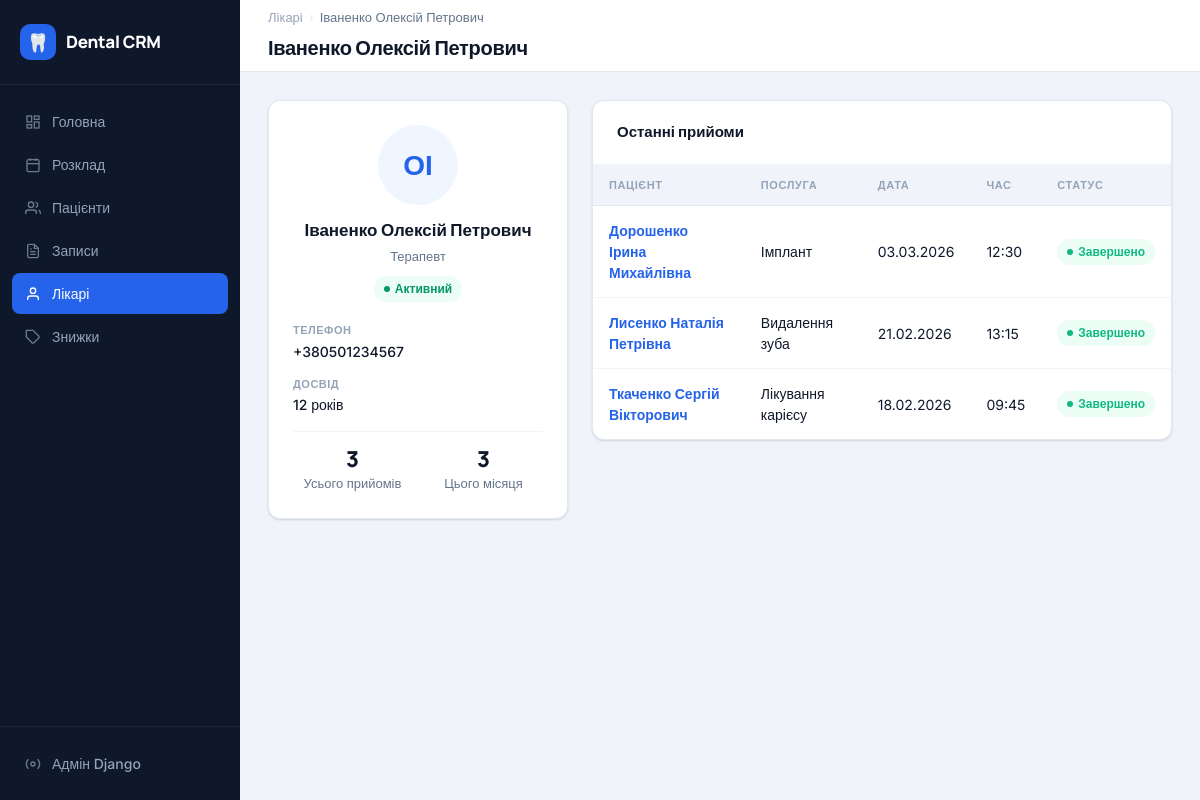
The page /doctors/1/ on the database its author committed.
### core/models.py (models this page shows, shortened)
class Doctor(models.Model):
    SPECIALIZATION_CHOICES = [
        ('therapist', 'Терапевт'),
        ('surgeon', 'Хірург'),
        ('orthodontist', 'Ортодонт'),
        ('periodontist', 'Пародонтолог'),
        ('pediatric', 'Дитячий стоматолог'),
        ('orthopedist', 'Ортопед'),
    ]
    first_name = models.CharField('Ім\'я', max_length=100)
    last_name = models.CharField('Прізвище', max_length=100)
    patronymic = models.CharField('По батькові', max_length=100, blank=True)
    specialization = models.CharField('Спеціалізація', max_length=50, choices=SPECIALIZATION_CHOICES)
    phone = models.CharField('Телефон', max_length=20, blank=True)
    email = models.EmailField('Email', blank=True)
    photo = models.ImageField('Фото', upload_to='doctors/', blank=True, null=True)
    experience_years = models.IntegerField('Досвід (років)', default=0)
    is_active = models.BooleanField('Активний', default=True)
    created_at = models.DateTimeField(auto_now_add=True)
    class Meta:
        verbose_name = 'Лікар'
        verbose_name_plural = 'Лікарі'
        ordering = ['last_name', 'first_name']
    @property
    def full_name(self):
        parts = [self.last_name, self.first_name, self.patronymic]
        return ' '.join(p for p in parts if p).strip()

class Appointment(models.Model):
    STATUS_CHOICES = [
        ('pending', 'Очікує'),
        ('in_progress', 'В процесі'),
        ('completed', 'Завершено'),
        ('cancelled', 'Скасовано'),
    ]
    patient = models.ForeignKey(
        Patient, on_delete=models.CASCADE,
        related_name='appointments', verbose_name='Пацієнт'
    )
    doctor = models.ForeignKey(
        Doctor, on_delete=models.CASCADE,
        related_name='appointments', verbose_name='Лікар'
    )
    service = models.ForeignKey(
        Service, on_delete=models.CASCADE, verbose_name='Послуга'
    )
    discount = models.ForeignKey(
        Discount, on_delete=models.SET_NULL,
        null=True, blank=True, verbose_name='Знижка'
    )
    date = models.DateField('Дата')
    time = models.TimeField('Час')
    status = models.CharField('Статус', max_length=20, choices=STATUS_CHOICES, default='pending')
    notes = models.TextField('Примітки', blank=True)
    created_at = models.DateTimeField(auto_now_add=True)
    class Meta:
        verbose_name = 'Запис'
        verbose_name_plural = 'Записи'
        ordering = ['-date', '-time']

class Patient(models.Model):
    first_name = models.CharField('Ім\'я', max_length=100)
    last_name = models.CharField('Прізвище', max_length=100)
    patronymic = models.CharField('По батькові', max_length=100, blank=True)
    phone = models.CharField('Телефон', max_length=20)
    email = models.EmailField('Email', blank=True)
    date_of_birth = models.DateField('Дата народження', null=True, blank=True)
    address = models.TextField('Адреса', blank=True)
    notes = models.TextField('Примітки', blank=True)
    created_at = models.DateTimeField(auto_now_add=True)
    class Meta:
        verbose_name = 'Пацієнт'
        verbose_name_plural = 'Пацієнти'
        ordering = ['last_name', 'first_name']
    @property
    def full_name(self):
        parts = [self.last_name, self.first_name, self.patronymic]
        return ' '.join(p for p in parts if p).strip()

class Service(models.Model):
    CATEGORY_CHOICES = [
        ('therapy', 'Терапія'),
        ('surgery', 'Хірургія'),
        ('orthodontics', 'Ортодонтія'),
        ('prosthetics', 'Протезування'),
        ('hygiene', 'Гігієна'),
        ('diagnostics', 'Діагностика'),
    ]
    name = models.CharField('Назва послуги', max_length=200)
    category = models.CharField('Категорія', max_length=50, choices=CATEGORY_CHOICES, default='therapy')
    description = models.TextField('Опис', blank=True)
    price = models.DecimalField('Ціна (грн)', max_digits=10, decimal_places=2)
    duration_minutes = models.IntegerField('Тривалість (хв)', default=30)
    is_active = models.BooleanField('Активна', default=True)
    class Meta:
        verbose_name = 'Послуга'
        verbose_name_plural = 'Послуги'
        ordering = ['category', 'name']

### core/views.py (the view)
# urls.py: path('doctors/<int:pk>/', views.doctor_detail, name='doctor_detail'),
def doctor_detail(request, pk):
    doctor = get_object_or_404(Doctor, pk=pk)
    appointments = doctor.appointments.select_related(
        'patient', 'service'
    ).order_by('-date', '-time')[:20]
    return render(request, 'doctors/detail.html', {
        'doctor': doctor,
        'appointments': appointments,
        'active_page': 'doctors',
    })

### templates/doctors/detail.html (shortened to what this page needs)
{% extends "base.html" %}
{% block page_title %}{{ doctor.full_name }}{% endblock %}
{% block breadcrumb %}
<div class="breadcrumb">
  <a href="{% url 'doctor_list' %}">Лікарі</a>
  <span class="breadcrumb-sep">›</span>
  <span class="breadcrumb-current">{{ doctor.full_name }}</span>
</div>
{% endblock %}
{% block content %}
<div class="detail-layout">
  <div>
    <div class="card">
      <div class="card-body">
        <div style="text-align:center; margin-bottom:20px;">
          <div class="doctor-avatar" style="margin:0 auto 12px; width:80px; height:80px; font-size:28px;">
            {% if doctor.photo %}
              <img src="{{ doctor.photo.url }}" alt="{{ doctor.full_name }}">
            {% else %}
              {{ doctor.first_name|slice:":1" }}{{ doctor.last_name|slice:":1" }}
            {% endif %}
          </div>
          <div style="font-family:'Manrope',sans-serif; font-size:17px; font-weight:800;">{{ doctor.full_name }}</div>
          <div style="font-size:13px; color:var(--text-secondary); margin-top:4px;">{{ doctor.get_specialization_display }}</div>
          <div style="margin-top:8px;">
            {% if doctor.is_active %}
              <span class="badge badge-active">Активний</span>
            {% else %}
              <span class="badge badge-inactive">Неактивний</span>
            {% endif %}
          </div>
        </div>
        <div class="info-list">
          {% if doctor.phone %}
          <div class="info-item">
            <span class="info-label">Телефон</span>
            <span class="info-value">{{ doctor.phone }}</span>
          </div>
          {% endif %}
          <div class="info-item">
            <span class="info-label">Досвід</span>
            <span class="info-value">{{ doctor.experience_years }} років</span>
          </div>
        </div>
        <div class="divider"></div>
        <div style="display:grid; grid-template-columns:1fr 1fr; gap:12px; text-align:center;">
          <div>
            <div class="stat-value" style="font-size:22px;">{{ doctor.appointments.count }}</div>
            <div class="stat-label">Усього прийомів</div>
          </div>
          <div>
            <div class="stat-value" style="font-size:22px;">{{ doctor.appointments.filter.count|default:"0" }}</div>
            <div class="stat-label">Цього місяця</div>
          </div>
        </div>
      </div>
    </div>
  </div>
  <div class="card">
    <div class="card-header">
      <span class="card-title">Останні прийоми</span>
    </div>
    {% if appointments %}
    <div class="table-wrap">
      <table>
        <thead>
          <tr>
            <th>Пацієнт</th>
            <th>Послуга</th>
            <th>Дата</th>
            <th>Час</th>
            <th>Статус</th>
          </tr>
        </thead>
        <tbody>
          {% for appt in appointments %}
          <tr>
            <td>
              <a href="{% url 'patient_detail' appt.patient.pk %}" style="text-decoration:none;">
                <div class="name-primary" style="color:var(--primary);">{{ appt.patient.full_name }}</div>
              </a>
            </td>
            <td>{{ appt.service.name }}</td>
            <td>{{ appt.date|date:"d.m.Y" }}</td>
            <td>{{ appt.time|time:"H:i" }}</td>
            <td>
              {% if appt.status == 'completed' %}
                <span class="badge badge-success">Завершено</span>
              {% elif appt.status == 'pending' %}
                <span class="badge badge-warning">Очікує</span>
              {% elif appt.status == 'in_progress' %}
                <span class="badge badge-info">В процесі</span>
              {% else %}
                <span class="badge badge-neutral">Скасовано</span>
              {% endif %}
            </td>
          </tr>
          {% endfor %}
        </tbody>
      </table>
    </div>
    {% else %}
    <div class="empty-state">
      <div class="empty-icon">📋</div>
      <div class="empty-title">Прийомів ще немає</div>
    </div>
    {% endif %}
  </div>
</div>
{% endblock %}

### static/css/style.css (style rules this page uses)
:root { --primary: #2563EB; --primary-light: #EFF6FF; --primary-hover: #1D4ED8; --primary-dark: #1E40AF; --bg: #F0F4FA; --bg-white: #FFFFFF; --sidebar-bg: #0F172A; --sidebar-hover: #1E293B; --sidebar-active: #2563EB; --sidebar-text: #94A3B8; --sidebar-text-active: #FFFFFF; --text-primary: #0F172A; --text-secondary: #64748B; --text-muted: #94A3B8; --success: #10B981; --success-bg: #ECFDF5; --warning: #F59E0B; --warning-bg: #FFFBEB; --danger: #EF4444; --danger-bg: #FEF2F2; --info: #3B82F6; --info-bg: #EFF6FF; --border: #E2E8F0; --border-light: #F1F5F9; --radius: 12px; --radius-sm: 8px; --radius-lg: 16px; --shadow: 0 1px 3px rgba(0,0,0,0.08), 0 1px 2px rgba(0,0,0,0.06); --shadow-md: 0 4px 16px rgba(0,0,0,0.08); --shadow-lg: 0 10px 40px rgba(0,0,0,0.12); --sidebar-width: 240px; --topbar-height: 72px; }
* { margin: 0; padding: 0; box-sizing: border-box; }
html { font-size: 16px; }
body { font-family: 'Inter', sans-serif; background: var(--bg); color: var(--text-primary); line-height: 1.5; min-height: 100vh; }
.card { background: var(--bg-white); border-radius: var(--radius); border: 1px solid var(--border); box-shadow: var(--shadow); overflow: hidden; }
.card-header { padding: 20px 24px; border-bottom: 1px solid var(--border-light); display: flex; align-items: center; justify-content: space-between; gap: 16px; }
.card-title { font-family: 'Manrope', sans-serif; font-size: 15px; font-weight: 700; color: var(--text-primary); }
.card-body { padding: 24px; }
.stat-value { font-family: 'Manrope', sans-serif; font-size: 28px; font-weight: 800; color: var(--text-primary); line-height: 1; margin-bottom: 4px; }
.stat-label { font-size: 13px; color: var(--text-secondary); font-weight: 500; }
.table-wrap { overflow-x: auto; }
table { width: 100%; border-collapse: collapse; }
thead { background: var(--bg); }
thead th { padding: 12px 16px; text-align: left; font-size: 11px; font-weight: 700; text-transform: uppercase; letter-spacing: 0.6px; color: var(--text-muted); white-space: nowrap; border-bottom: 1px solid var(--border); }
tbody tr { border-bottom: 1px solid var(--border-light); transition: background 0.1s; }
tbody tr:last-child { border-bottom: none; }
tbody td { padding: 14px 16px; font-size: 14px; color: var(--text-primary); vertical-align: middle; }
.name-primary { font-weight: 600; font-size: 14px; color: var(--text-primary); }
.badge { display: inline-flex; align-items: center; gap: 5px; padding: 4px 10px; border-radius: 20px; font-size: 12px; font-weight: 600; white-space: nowrap; }
.badge::before { content: ''; width: 6px; height: 6px; border-radius: 50%; background: currentColor; flex-shrink: 0; }
.badge-success { background: var(--success-bg); color: var(--success); }
.badge-active { background: #ECFDF5; color: #059669; }
.doctor-avatar { width: 72px; height: 72px; border-radius: 50%; margin: 0 auto 14px; background: var(--primary-light); display: flex; align-items: center; justify-content: center; font-size: 24px; font-weight: 700; color: var(--primary); overflow: hidden; }
.detail-layout { display: grid; grid-template-columns: 300px 1fr; gap: 24px; align-items: start; }
.info-list { display: flex; flex-direction: column; gap: 14px; }
.info-item { display: flex; flex-direction: column; gap: 2px; }
.info-label { font-size: 11px; font-weight: 700; text-transform: uppercase; letter-spacing: 0.5px; color: var(--text-muted); }
.info-value { font-size: 14px; font-weight: 500; color: var(--text-primary); }
.breadcrumb { display: flex; align-items: center; gap: 6px; font-size: 13px; color: var(--text-muted); margin-bottom: 6px; }
.breadcrumb a { color: var(--text-muted); text-decoration: none; transition: color 0.1s; }
.breadcrumb-sep { color: var(--border); }
.breadcrumb-current { color: var(--text-secondary); font-weight: 500; }
.divider { height: 1px; background: var(--border-light); margin: 16px 0; }

### rows shown on the page
Doctor: full_name "Іваненко Олексій Петрович", first_name "О", last_name "І", specialization "Терапевт", phone "+380501234567", experience_years "12", appointments.count "3", appointments.filter.count "3"
Appointment: patient.full_name "Дорошенко Ірина Михайлівна", service.name "Імплант", date "03.03.2026", time "12:30", status "Завершено"
Appointment: patient.full_name "Лисенко Наталія Петрівна", service.name "Видалення зуба", date "21.02.2026", time "13:15", status "Завершено"
Appointment: patient.full_name "Ткаченко Сергій Вікторович", service.name "Лікування карієсу", date "18.02.2026", time "09:45", status "Завершено"
